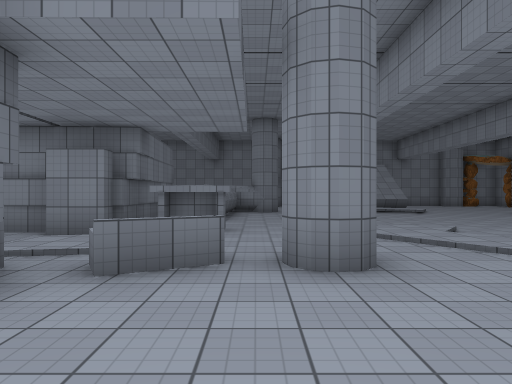
View 1 (above)

17 first-person views from a walk through a Unity game level. The camera is 1.5 m above the floor, looks level and sees 70° across. The floor is counted in squares, 2 m on a side. Each view is taken from the middle of a square. On the plan, view 1 faces up. The plan holds only what a view shows up to about 11 squares ahead; the rest is blank. The player is left out. Surface patterns are stand-ins for the level's own textures.

View 2
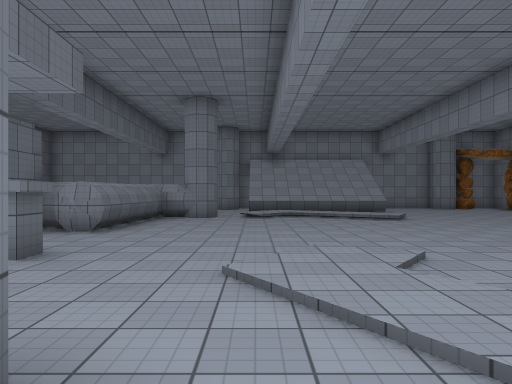

View 3
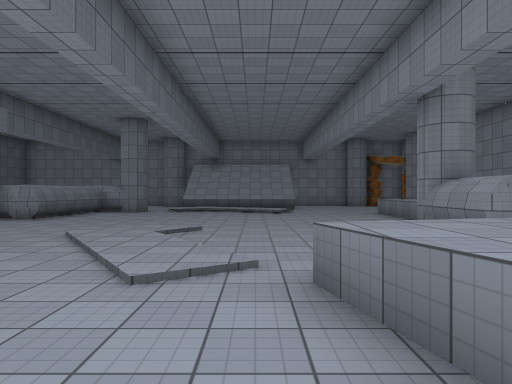

View 4
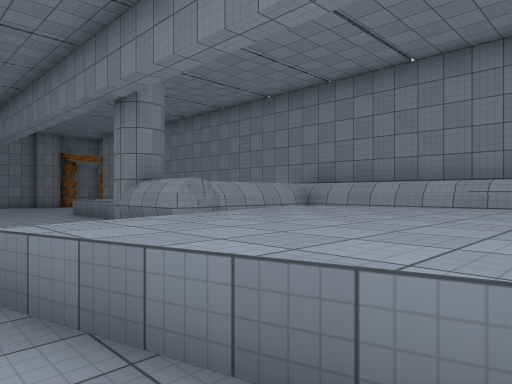

View 5
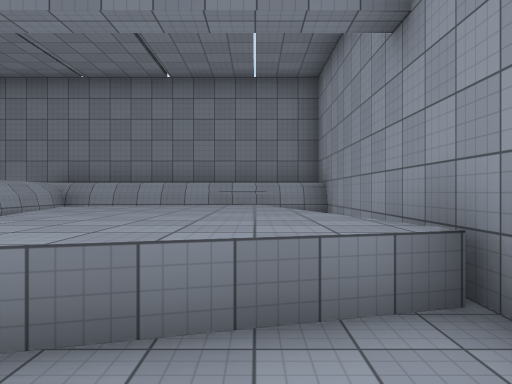

View 6
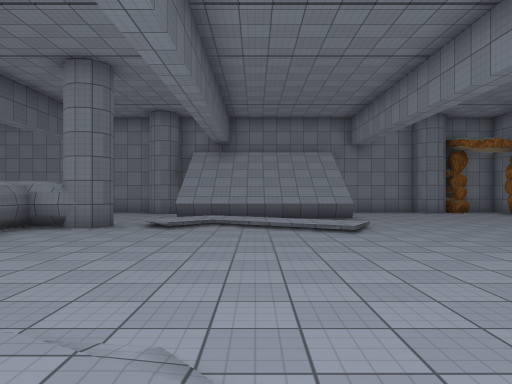

View 7
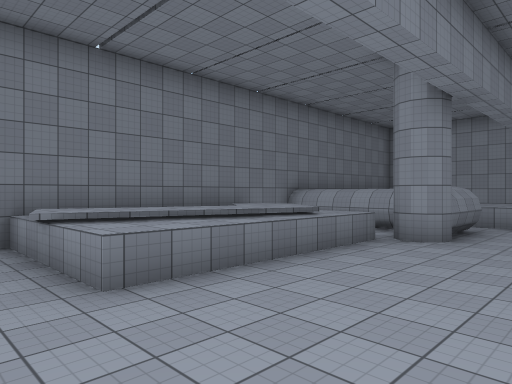

View 8
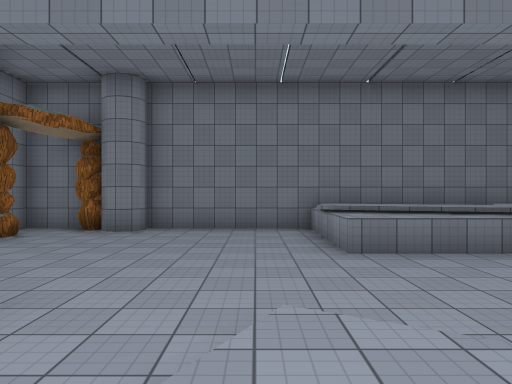

View 9
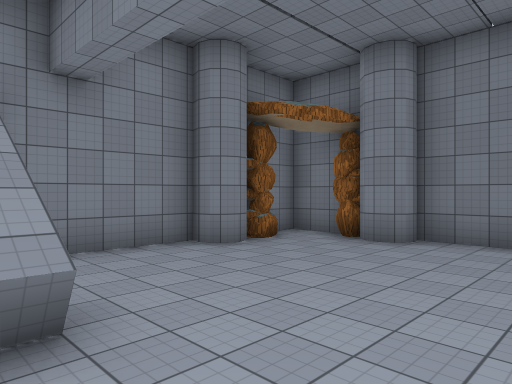

View 10
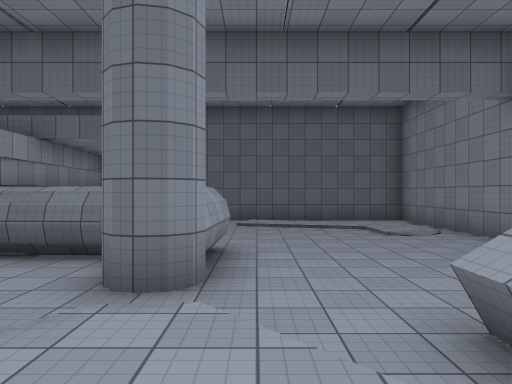

View 11
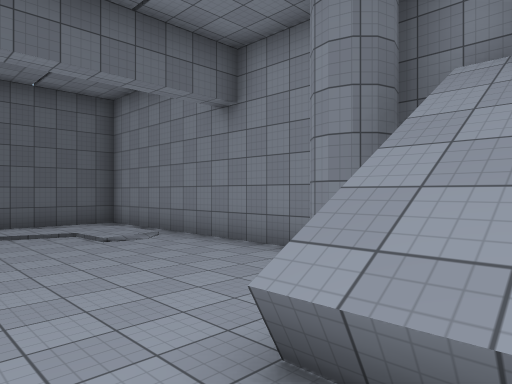

View 12
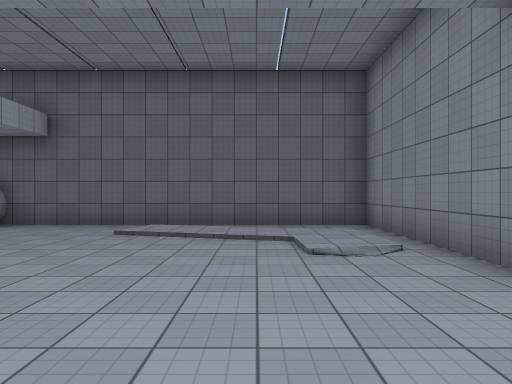

View 13
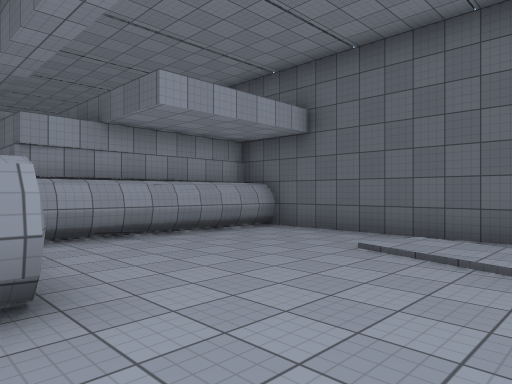

View 14
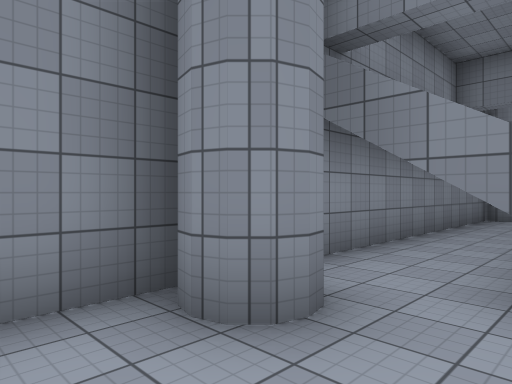

View 15
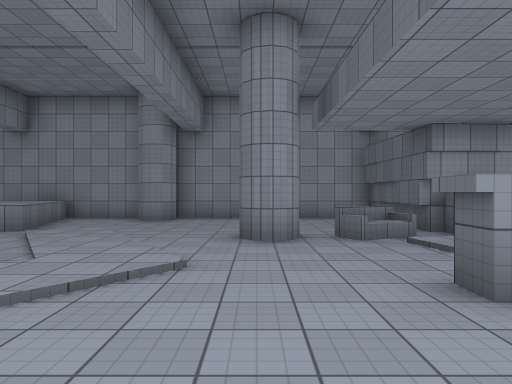

View 16
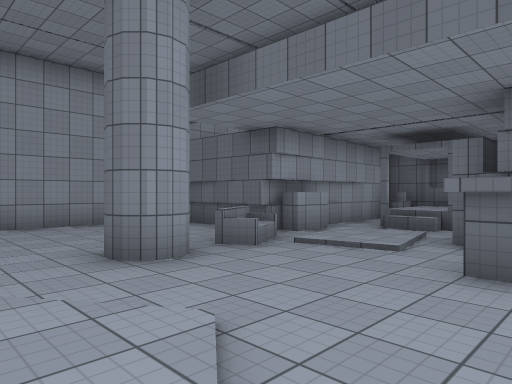

View 17
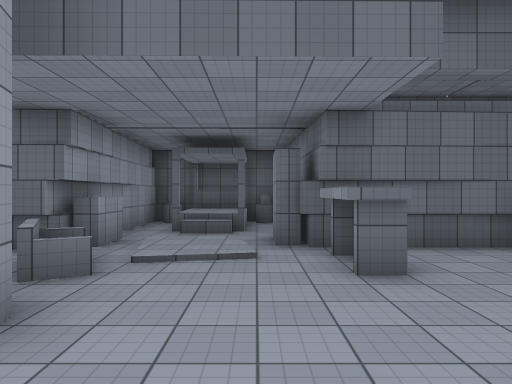

### Floor plan
Key: @ floor where view 1 was taken; # wall or solid block; . main floor; : floor 0.25 m higher than the main floor; + floor 0.75 m higher than the main floor; / step, stairs or slope; ^ raised ledge.
Columns run from 8 left of view 1 to 13 right of it. Each row starts with its distance up from view 1.
 20 ######################
 19 #..//....#........##.#
 18 #./::................#
 17 #.//......#####......#
 16 #.//......./.........#
 15 #.//....../://.......#
 14 #......##.///:/......#
 13 #......#.....//....^.#
 12 #......#..........^^^^
 11 ########..........^^ ^
 10      ###..........^^ ^
  9      #............^^ ^
  8      #...../.....^^^^#
  7    #####../:/....#.  #
  6  #//.//.../:.....#####
  5  #++/::....//.. .####
  4  #//././.#./:/. .^^##
  3  ######...../.^^^^^##
  2      #........^^^^^^#
  1      #........^^^^^^#
  0      #..@...#..^^####
 -1       ############

Where each view was taken, in squares from view 1:
view 1: 0 up, 0 right, facing up
view 2: 3 up, 2 right, facing up
view 3: 0 up, 5 right, facing up
view 4: 0 up, 5 right, facing up-right
view 5: 1 up, 4 right, facing right
view 6: 6 up, 4 right, facing up
view 7: 14 up, 6 right, facing down-right
view 8: 14 up, 4 right, facing right
view 9: 14 up, 6 right, facing up-right
view 10: 15 up, 4 right, facing left
view 11: 15 up, 3 right, facing up-left
view 12: 17 up, 1 right, facing left
view 13: 17 up, 1 left, facing down-left
view 14: 17 up, 1 left, facing up-right
view 15: 10 up, 1 right, facing down
view 16: 8 up, 3 right, facing down-left
view 17: 6 up, 3 right, facing left
